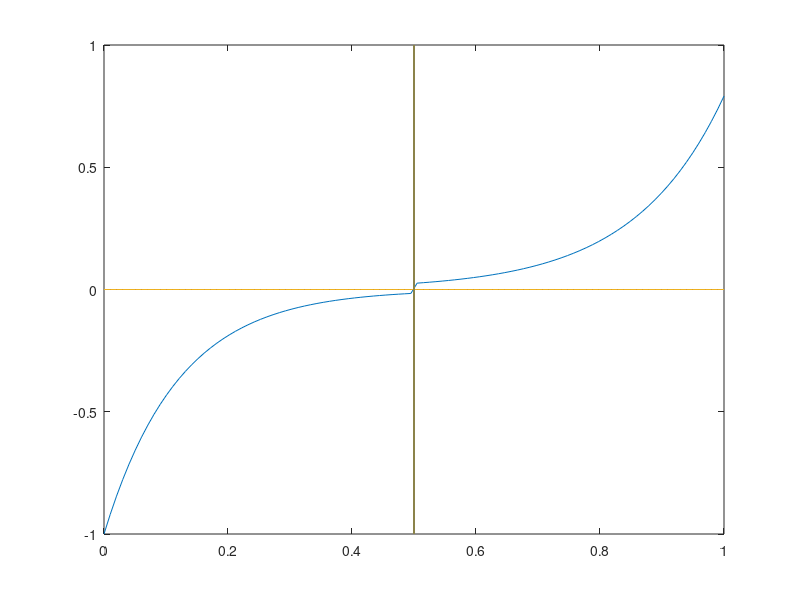

The MATLAB script that drew this image:
A = 0.5;  
B = 1.5; 
C = 0.0; 
off = 0.0;
points = 100;
d=linspace(0,1.0,points)';
zeroline=zeros(points);
threshold = 0.5;
my=linspace(-1,1.0,points)';
mx=threshold*ones(points);
for m=1:1:length(d)
    if d(m)>=threshold
        % Attractive
        A = 0.0008;  
        B = 0.145; 
        C = 0.0; 
        off = 0.0;
        lq=1; 
        f(m,1)=A*(exp((d(m)-C)/B));
    else
        % Repulsive
        A=1.0;
        B=0.12; 
        C=0.0; 
        off=0; 
        lq=1;
        f(m,1)=-A*(exp((C-d(m))/B))+off;
    end
end
figure(1)
grid();
plot(d,f,d,zeroline,mx,my);
axis([-inf inf -1.0 1.0]);
